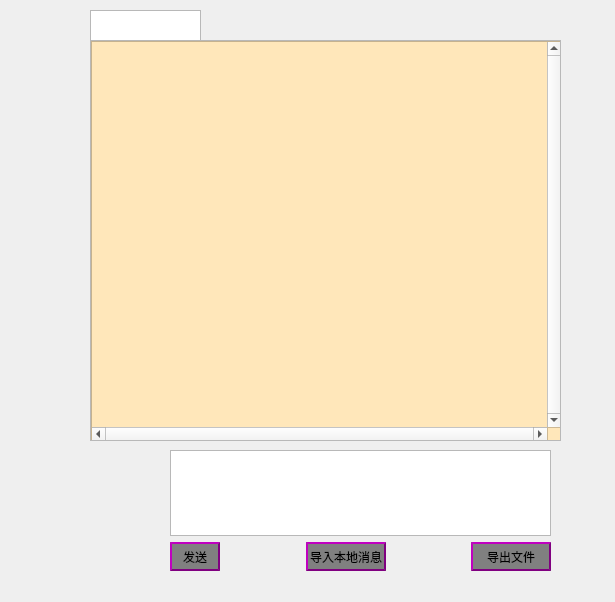
<?xml version="1.0" encoding="UTF-8"?>
<ui version="4.0">
 <class>p2p</class>
 <widget class="QWidget" name="p2p">
  <property name="geometry">
   <rect>
    <x>0</x>
    <y>0</y>
    <width>615</width>
    <height>602</height>
   </rect>
  </property>
  <property name="minimumSize">
   <size>
    <width>500</width>
    <height>300</height>
   </size>
  </property>
  <property name="maximumSize">
   <size>
    <width>663</width>
    <height>622</height>
   </size>
  </property>
  <property name="windowTitle">
   <string>Dialog</string>
  </property>
  <property name="styleSheet">
   <string notr="true">QFrame {
   
    background-position: top right;
    background-origin: content;
    background-repeat: none;
}
QLabel{
color:white;

}</string>
  </property>
  <widget class="QTextEdit" name="lineEdit_name">
   <property name="geometry">
    <rect>
     <x>90</x>
     <y>10</y>
     <width>111</width>
     <height>31</height>
    </rect>
   </property>
   <property name="html">
    <string>&lt;!DOCTYPE HTML PUBLIC &quot;-//W3C//DTD HTML 4.0//EN&quot; &quot;http://www.w3.org/TR/REC-html40/strict.dtd&quot;&gt;
&lt;html&gt;&lt;head&gt;&lt;meta name=&quot;qrichtext&quot; content=&quot;1&quot; /&gt;&lt;style type=&quot;text/css&quot;&gt;
p, li { white-space: pre-wrap; }
&lt;/style&gt;&lt;/head&gt;&lt;body style=&quot; font-family:'SimSun'; font-size:9pt; font-weight:400; font-style:normal;&quot;&gt;
&lt;p style=&quot;-qt-paragraph-type:empty; margin-top:0px; margin-bottom:0px; margin-left:0px; margin-right:0px; -qt-block-indent:0; text-indent:0px;&quot;&gt;&lt;br /&gt;&lt;/p&gt;&lt;/body&gt;&lt;/html&gt;</string>
   </property>
  </widget>
  <widget class="QScrollArea" name="scrollArea">
   <property name="geometry">
    <rect>
     <x>90</x>
     <y>40</y>
     <width>471</width>
     <height>401</height>
    </rect>
   </property>
   <property name="sizePolicy">
    <sizepolicy hsizetype="Preferred" vsizetype="Fixed">
     <horstretch>0</horstretch>
     <verstretch>0</verstretch>
    </sizepolicy>
   </property>
   <property name="widgetResizable">
    <bool>true</bool>
   </property>
   <widget class="QWidget" name="scrollAreaWidgetContents">
    <property name="geometry">
     <rect>
      <x>0</x>
      <y>0</y>
      <width>469</width>
      <height>399</height>
     </rect>
    </property>
    <widget class="QTextEdit" name="textEdit">
     <property name="geometry">
      <rect>
       <x>0</x>
       <y>0</y>
       <width>471</width>
       <height>401</height>
      </rect>
     </property>
     <property name="sizePolicy">
      <sizepolicy hsizetype="Preferred" vsizetype="Preferred">
       <horstretch>0</horstretch>
       <verstretch>0</verstretch>
      </sizepolicy>
     </property>
     <property name="styleSheet">
      <string notr="true">QFrame {
       background-color: #FFE7BA;
    background-image: url(./img/qt.png);
    background-position: top right;
    background-origin: content;
    background-repeat: none;
}
</string>
     </property>
     <property name="verticalScrollBarPolicy">
      <enum>Qt::ScrollBarAlwaysOn</enum>
     </property>
     <property name="horizontalScrollBarPolicy">
      <enum>Qt::ScrollBarAlwaysOn</enum>
     </property>
     <property name="sizeAdjustPolicy">
      <enum>QAbstractScrollArea::AdjustToContents</enum>
     </property>
     <property name="tabChangesFocus">
      <bool>true</bool>
     </property>
     <property name="html">
      <string>&lt;!DOCTYPE HTML PUBLIC &quot;-//W3C//DTD HTML 4.0//EN&quot; &quot;http://www.w3.org/TR/REC-html40/strict.dtd&quot;&gt;
&lt;html&gt;&lt;head&gt;&lt;meta name=&quot;qrichtext&quot; content=&quot;1&quot; /&gt;&lt;style type=&quot;text/css&quot;&gt;
p, li { white-space: pre-wrap; }
&lt;/style&gt;&lt;/head&gt;&lt;body style=&quot; font-family:'SimSun'; font-size:9pt; font-weight:400; font-style:normal;&quot;&gt;
&lt;p style=&quot;-qt-paragraph-type:empty; margin-top:0px; margin-bottom:0px; margin-left:0px; margin-right:0px; -qt-block-indent:0; text-indent:0px;&quot;&gt;&lt;br /&gt;&lt;/p&gt;&lt;/body&gt;&lt;/html&gt;</string>
     </property>
    </widget>
   </widget>
  </widget>
  <widget class="QWidget" name="layoutWidget">
   <property name="geometry">
    <rect>
     <x>170</x>
     <y>450</y>
     <width>381</width>
     <height>121</height>
    </rect>
   </property>
   <layout class="QGridLayout" name="gridLayout" rowstretch="3,1">
    <item row="1" column="0">
     <layout class="QHBoxLayout" name="horizontalLayout">
      <item>
       <widget class="QPushButton" name="pushButton_send">
        <property name="sizePolicy">
         <sizepolicy hsizetype="Minimum" vsizetype="Minimum">
          <horstretch>0</horstretch>
          <verstretch>0</verstretch>
         </sizepolicy>
        </property>
        <property name="minimumSize">
         <size>
          <width>50</width>
          <height>20</height>
         </size>
        </property>
        <property name="maximumSize">
         <size>
          <width>200</width>
          <height>50</height>
         </size>
        </property>
        <property name="styleSheet">
         <string notr="true">QPushButton {
    border: 2px outset purple;
    background: gray;
}

QPushButton:pressed {
    border-style: inset;
}
</string>
        </property>
        <property name="text">
         <string>发送</string>
        </property>
       </widget>
      </item>
      <item>
       <spacer name="horizontalSpacer_2">
        <property name="orientation">
         <enum>Qt::Horizontal</enum>
        </property>
        <property name="sizeHint" stdset="0">
         <size>
          <width>40</width>
          <height>20</height>
         </size>
        </property>
       </spacer>
      </item>
      <item>
       <widget class="QPushButton" name="pushButton_send_3">
        <property name="sizePolicy">
         <sizepolicy hsizetype="Expanding" vsizetype="Expanding">
          <horstretch>0</horstretch>
          <verstretch>0</verstretch>
         </sizepolicy>
        </property>
        <property name="styleSheet">
         <string notr="true">QPushButton {
    border: 2px outset purple;
    background: gray;
}

QPushButton:pressed {
    border-style: inset;
}
</string>
        </property>
        <property name="text">
         <string>导入本地消息</string>
        </property>
       </widget>
      </item>
      <item>
       <spacer name="horizontalSpacer">
        <property name="orientation">
         <enum>Qt::Horizontal</enum>
        </property>
        <property name="sizeHint" stdset="0">
         <size>
          <width>40</width>
          <height>20</height>
         </size>
        </property>
       </spacer>
      </item>
      <item>
       <widget class="QPushButton" name="pushButton_send_2">
        <property name="sizePolicy">
         <sizepolicy hsizetype="Expanding" vsizetype="Expanding">
          <horstretch>0</horstretch>
          <verstretch>0</verstretch>
         </sizepolicy>
        </property>
        <property name="styleSheet">
         <string notr="true">QPushButton {
    border: 2px outset purple;
    background: gray;
}

QPushButton:pressed {
    border-style: inset;
}
</string>
        </property>
        <property name="text">
         <string>导出文件</string>
        </property>
       </widget>
      </item>
     </layout>
    </item>
    <item row="0" column="0">
     <widget class="QTextEdit" name="textEdit_2">
      <property name="html">
       <string>&lt;!DOCTYPE HTML PUBLIC &quot;-//W3C//DTD HTML 4.0//EN&quot; &quot;http://www.w3.org/TR/REC-html40/strict.dtd&quot;&gt;
&lt;html&gt;&lt;head&gt;&lt;meta name=&quot;qrichtext&quot; content=&quot;1&quot; /&gt;&lt;style type=&quot;text/css&quot;&gt;
p, li { white-space: pre-wrap; }
&lt;/style&gt;&lt;/head&gt;&lt;body style=&quot; font-family:'SimSun'; font-size:9pt; font-weight:400; font-style:normal;&quot;&gt;
&lt;p style=&quot;-qt-paragraph-type:empty; margin-top:0px; margin-bottom:0px; margin-left:0px; margin-right:0px; -qt-block-indent:0; text-indent:0px;&quot;&gt;&lt;br /&gt;&lt;/p&gt;&lt;/body&gt;&lt;/html&gt;</string>
      </property>
     </widget>
    </item>
   </layout>
  </widget>
 </widget>
 <resources/>
 <connections/>
</ui>
